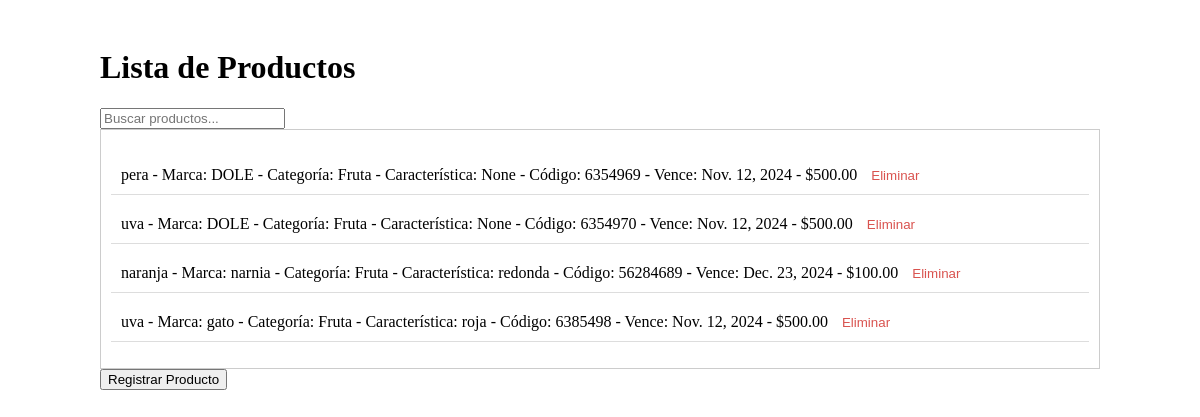
/productos/, run on the app's committed database.
### productos/models.py (models this page shows, shortened)
class Producto(models.Model):
    nombre = models.CharField(max_length=100)
    marca = models.CharField(max_length=100)  # Asegúrate de que este campo esté aquí
    codigo = models.CharField(max_length=100)
    fecha_vencimiento = models.DateField()
    precio = models.DecimalField(max_digits=10, decimal_places=2)
    categoria = models.ForeignKey(Categoria, on_delete=models.CASCADE)
    caracteristica = models.CharField(max_length=100, blank=True, null=True)

class Categoria(models.Model):
    nombre = models.CharField(max_length=100)
    def __str__(self):
        return self.nombre

### productos/views.py (the view)
# urls.py: path('', lista_productos, name='listar_productos'),
def lista_productos(request):
    productos = Producto.objects.all()
    return render(request, 'productos/consulta.html', {'productos': productos})

### productos/templates/productos/consulta.html (shortened to what this page needs)
<!DOCTYPE html>
<html lang="es">
<head>
    {% load static %}
    <link rel="stylesheet" href="{% static 'css/style.css' %}">
</head>
<body>
    <div class="container">
        <h1>Lista de Productos</h1>
        <input type="text" id="busqueda" onkeyup="filtrarProductos()" placeholder="Buscar productos...">
        <div class="lista-productos">
            <ul id="lista-productos">
                {% for producto in productos %}
                    <li>
                        {{ producto.nombre }} - Marca: {{ producto.marca }} - Categoría: {{ producto.categoria }} - Característica: {{ producto.caracteristica }} - Código: {{ producto.codigo }} - Vence: {{ producto.fecha_vencimiento }} - ${{ producto.precio }}
                        <form method="POST" action="{% url 'eliminar_producto' producto.id %}" onsubmit="return confirm('¿Estás seguro de que deseas eliminar este producto?');" style="display:inline;">
                            <button type="submit" class="eliminar-boton">Eliminar</button>
                        </form>
                    </li>
                {% empty %}
                    <li>No hay productos registrados.</li>
                {% endfor %}
            </ul>
        </div>
        <a href="{% url 'registrar_producto' %}"><button>Registrar Producto</button></a>
    </div>
</body>
</html>

### productos/static/css/style.css (style rules this page uses)
.container { max-width: 1000px; margin: 0 auto; padding: 20px; overflow-x: auto; }
.lista-productos { max-height: 500px; overflow-y: auto; border: 1px solid #ccc; padding: 10px; }
ul { list-style-type: none; padding: 0; }
li { margin: 10px 0; padding: 10px; border-bottom: 1px solid #ddd; }
.eliminar-boton { background-color: transparent; color: #d9534f; border: none; font-size:1 px; cursor: pointer; margin-left: 10px; padding: 0; }

### data on the page
Producto: nombre "pera", marca "DOLE", categoria "Fruta", caracteristica "None", codigo "6354969", fecha_vencimiento "Nov. 12, 2024", precio "500.00"
Producto: nombre "uva", marca "DOLE", categoria "Fruta", caracteristica "None", codigo "6354970", fecha_vencimiento "Nov. 12, 2024", precio "500.00"
Producto: nombre "naranja", marca "narnia", categoria "Fruta", caracteristica "redonda", codigo "56284689", fecha_vencimiento "Dec. 23, 2024", precio "100.00"
Producto: nombre "uva", marca "gato", categoria "Fruta", caracteristica "roja", codigo "6385498", fecha_vencimiento "Nov. 12, 2024", precio "500.00"
